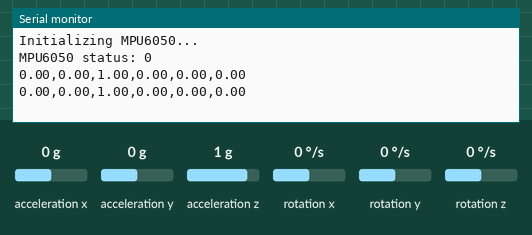
This sketch was run on a simulated SparkFun Pro Micro, built with avr-gcc and run on an emulated ATmega32U4. Shown: the last lines printed to the serial monitor. Inputs (shaded band) come from the test bench; at power-on: acceleration x 0 g, acceleration y 0 g, acceleration z 1 g, rotation x 0 °/s, rotation y 0 °/s, rotation z 0 °/s.

Above: at 2.2 s.
2.3 s: acceleration x set to -1.4 g
At 3.6 s:
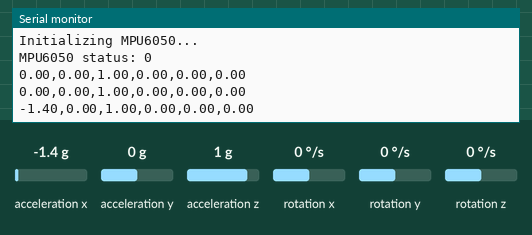
3.8 s: acceleration y set to -1.4 g
At 4.8 s:
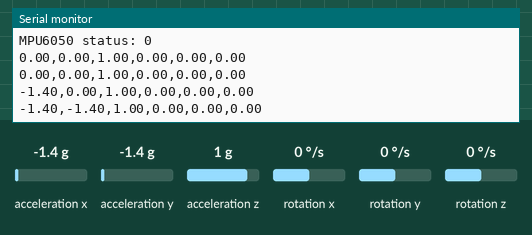
5.3 s: acceleration z set to -1.4 g
At 6.6 s:
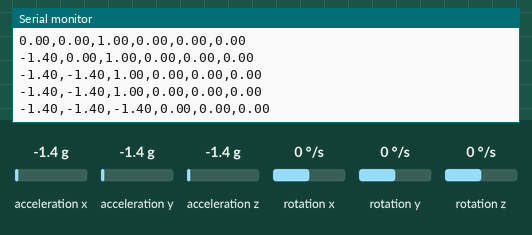
6.8 s: rotation x set to -192 °/s
At 7.8 s:
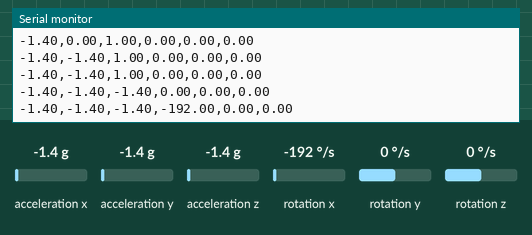
8.3 s: rotation y set to -192 °/s
At 9.9 s:
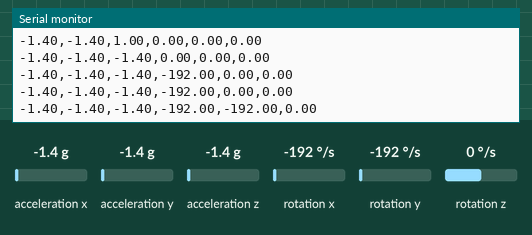

The sketch:

sketch_apr15a.ino
```cpp
#include <Wire.h>
#include <MPU6050_light.h>

MPU6050 mpu(Wire);

void setup() {
  Serial.begin(115200);

  Wire.begin();   // Pro Micro: SDA=2, SCL=3

  Serial.println("Initializing MPU6050...");

  byte status = mpu.begin();   // auto-detect 0x68 or 0x69
  Serial.print("MPU6050 status: ");
  Serial.println(status);

  delay(1000);
}

void loop() {
  mpu.update();

  // Output accelerometer + gyro (6 values)
  Serial.print(mpu.getAccX()); Serial.print(",");
  Serial.print(mpu.getAccY()); Serial.print(",");
  Serial.print(mpu.getAccZ()); Serial.print(",");
  Serial.print(mpu.getGyroX()); Serial.print(",");
  Serial.print(mpu.getGyroY()); Serial.print(",");
  Serial.println(mpu.getGyroZ());

  delay(1000);  // ~20 Hz
}
```

Measured:
- after the input at 2.3 s, the serial monitor: prints a new line after 0.71 s (image 1)
- after the input at 3.8 s, the serial monitor: prints a new line after 0.22 s (image 2)
- after the input at 5.3 s, the serial monitor: prints a new line after 0.73 s (image 3)
- after the input at 6.8 s, the serial monitor: prints a new line after 0.23 s (image 4)
- after the input at 8.3 s, the serial monitor: prints a new line after 0.74 s (image 5)
